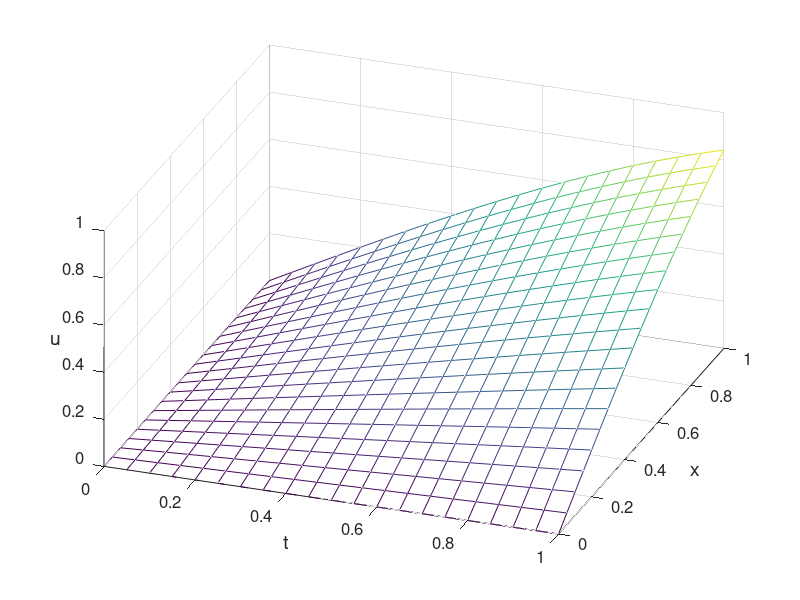

This figure's MATLAB source:
% fdm_wave.m
% finite difference method for wave equation
% u_{tt}=u_{xx}+f(x,t), (x,t) in (0,1)x(0,1],
% u(x,0)=0, u_t(x,0)=x, x in [0,1],
% u(0,t)=0, u(1,t)=sin(t), t in (0,1].
% f(x,t)=cos(x+t)+sin(x+t),
% exact solution: u(x,t)=sin(x+t)
clear all; close all;
a=1; 
h=0.05; x=[0:h:1];
tau=0.05; t=[0:tau:1];
r=a*tau/h; 
M=length(x)-1; N=length(t)-1;
[T X]=meshgrid(t,x);
% constructing the coefficient matrix
e=r^2*ones(M-1,1);
A=spdiags([e 2*(1-e) e],[-1 0 1],M-1,M-1);
% setting initial and boundary conditions
u=zeros(M+1,N+1);
u(:,1)=0; u(:,2)=tau*x;
u(1,:)=0; u(end,:)=sin(t);
for n=2:N
    u(2:M,n+1)=A*u(2:M,n)-u(2:M,n-1)+ ...
        tau^2*(T(2:M,n).^2-X(2:M,n).^2).*sin(X(2:M,n).*T(2:M,n));
    u(2,n+1)=u(2,n+1)+r^2*u(1,n);
    u(M,n+1)=u(M,n+1)+r^2*u(end,n);
end
% plot the figure
mesh(t,x,u), view(20,40)
set(gca,'fontsize',12)
xlabel('t','fontsize', 14) 
ylabel('x','fontsize',14)
zlabel('u','fontsize',14,'Rotation',0)

% calculating maximum error
ue=sin(X.*T);
Error=max(max(abs(ue-u)))

% print -dpng -r600  fdm_wave.png
